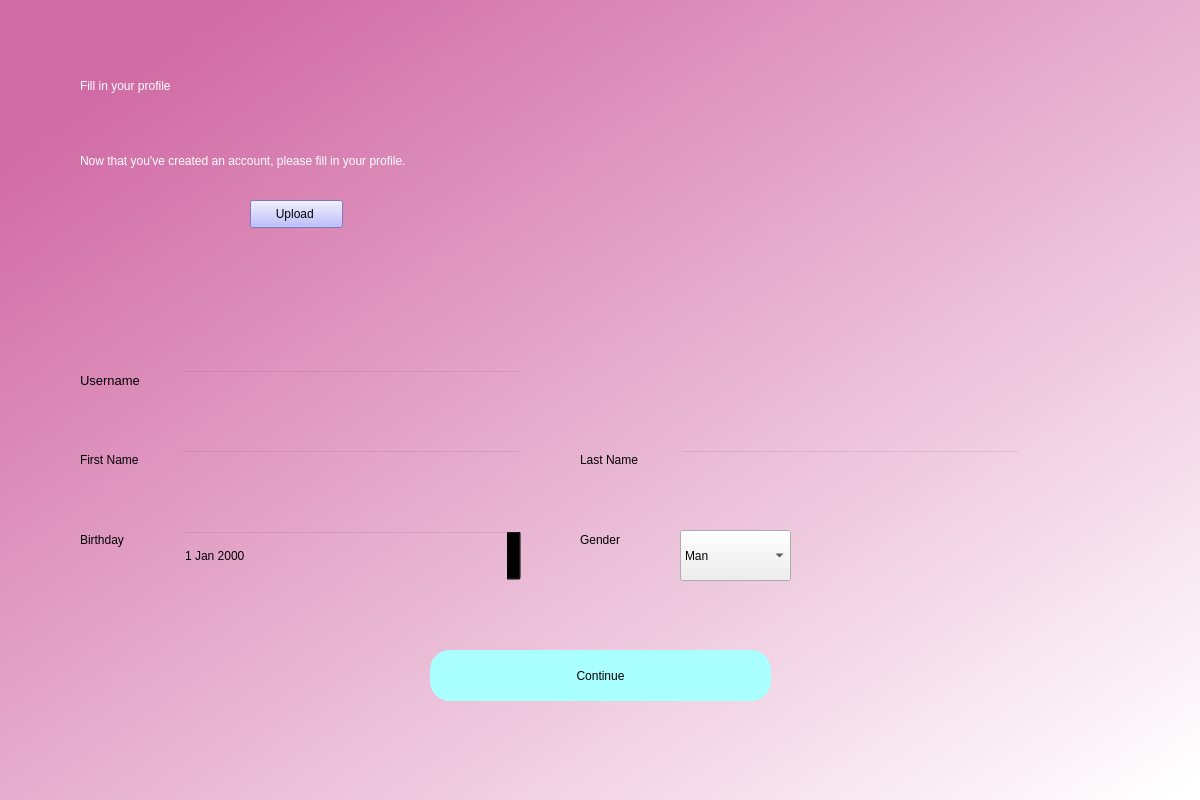
<?xml version="1.0" encoding="UTF-8"?>
<ui version="4.0">
 <class>Dialog</class>
 <widget class="QDialog" name="Dialog">
  <property name="geometry">
   <rect>
    <x>0</x>
    <y>0</y>
    <width>1200</width>
    <height>800</height>
   </rect>
  </property>
  <property name="windowTitle">
   <string>Dialog</string>
  </property>
  <widget class="QWidget" name="bgwidget" native="true">
   <property name="geometry">
    <rect>
     <x>0</x>
     <y>0</y>
     <width>1201</width>
     <height>801</height>
    </rect>
   </property>
   <property name="styleSheet">
    <string notr="true">QWidget#bgwidget{
background-color:qlineargradient(spread:pad, x1:0.091, y1:0.101636, x2:0.991379, y2:0.977, stop:0 rgba(209, 107, 165, 255), stop:1 rgba(255, 255, 255, 255));}</string>
   </property>
   <widget class="QLabel" name="label">
    <property name="geometry">
     <rect>
      <x>80</x>
      <y>50</y>
      <width>471</width>
      <height>71</height>
     </rect>
    </property>
    <property name="styleSheet">
     <string notr="true">font: 36pt &quot;MS Shell Dlg 2&quot;; color:rgb(255, 255, 255)</string>
    </property>
    <property name="text">
     <string>Fill in your profile</string>
    </property>
   </widget>
   <widget class="QLabel" name="label_2">
    <property name="geometry">
     <rect>
      <x>80</x>
      <y>140</y>
      <width>761</width>
      <height>41</height>
     </rect>
    </property>
    <property name="styleSheet">
     <string notr="true">font: 16pt &quot;MS Shell Dlg 2&quot;;color:rgb(255, 255, 255)</string>
    </property>
    <property name="text">
     <string>Now that you've created an account, please fill in your profile.</string>
    </property>
   </widget>
   <widget class="QPushButton" name="signup">
    <property name="geometry">
     <rect>
      <x>430</x>
      <y>650</y>
      <width>341</width>
      <height>51</height>
     </rect>
    </property>
    <property name="styleSheet">
     <string notr="true">border-radius:20px;
background-color: rgb(170, 255, 255);
font: 14pt &quot;MS Shell Dlg 2&quot;;</string>
    </property>
    <property name="text">
     <string>Continue</string>
    </property>
   </widget>
   <widget class="QLineEdit" name="username">
    <property name="geometry">
     <rect>
      <x>180</x>
      <y>370</y>
      <width>341</width>
      <height>51</height>
     </rect>
    </property>
    <property name="styleSheet">
     <string notr="true">background-color:rgba(0,0,0,0);
font: 12pt &quot;MS Shell Dlg 2&quot;;</string>
    </property>
   </widget>
   <widget class="QLineEdit" name="firstname">
    <property name="geometry">
     <rect>
      <x>180</x>
      <y>450</y>
      <width>341</width>
      <height>51</height>
     </rect>
    </property>
    <property name="styleSheet">
     <string notr="true">background-color:rgba(0,0,0,0);
font: 12pt &quot;MS Shell Dlg 2&quot;;</string>
    </property>
   </widget>
   <widget class="QLabel" name="label_3">
    <property name="geometry">
     <rect>
      <x>80</x>
      <y>370</y>
      <width>81</width>
      <height>20</height>
     </rect>
    </property>
    <property name="font">
     <font>
      <family>MS Shell Dlg 2</family>
      <pointsize>10</pointsize>
      <weight>50</weight>
      <italic>false</italic>
      <bold>false</bold>
     </font>
    </property>
    <property name="styleSheet">
     <string notr="true">font: 10pt &quot;MS Shell Dlg 2&quot;;</string>
    </property>
    <property name="text">
     <string>Username</string>
    </property>
   </widget>
   <widget class="QLabel" name="label_4">
    <property name="geometry">
     <rect>
      <x>80</x>
      <y>450</y>
      <width>81</width>
      <height>20</height>
     </rect>
    </property>
    <property name="styleSheet">
     <string notr="true">font: 10pt &quot;MS Shell Dlg 2&quot;;</string>
    </property>
    <property name="text">
     <string>First Name</string>
    </property>
   </widget>
   <widget class="QLabel" name="error">
    <property name="geometry">
     <rect>
      <x>440</x>
      <y>456</y>
      <width>341</width>
      <height>20</height>
     </rect>
    </property>
    <property name="styleSheet">
     <string notr="true">font: 12pt &quot;MS Shell Dlg 2&quot;; color:red;</string>
    </property>
    <property name="text">
     <string/>
    </property>
   </widget>
   <widget class="QLabel" name="label_5">
    <property name="geometry">
     <rect>
      <x>580</x>
      <y>450</y>
      <width>81</width>
      <height>20</height>
     </rect>
    </property>
    <property name="styleSheet">
     <string notr="true">font: 10pt &quot;MS Shell Dlg 2&quot;;</string>
    </property>
    <property name="text">
     <string>Last Name</string>
    </property>
   </widget>
   <widget class="QLineEdit" name="lastname">
    <property name="geometry">
     <rect>
      <x>680</x>
      <y>450</y>
      <width>341</width>
      <height>51</height>
     </rect>
    </property>
    <property name="styleSheet">
     <string notr="true">background-color:rgba(0,0,0,0);
font: 12pt &quot;MS Shell Dlg 2&quot;;</string>
    </property>
   </widget>
   <widget class="QDateEdit" name="birthday">
    <property name="geometry">
     <rect>
      <x>180</x>
      <y>530</y>
      <width>341</width>
      <height>51</height>
     </rect>
    </property>
    <property name="styleSheet">
     <string notr="true">background-color:rgba(0,0,0,0);
font: 12pt &quot;MS Shell Dlg 2&quot;;</string>
    </property>
   </widget>
   <widget class="QLabel" name="label_6">
    <property name="geometry">
     <rect>
      <x>80</x>
      <y>530</y>
      <width>81</width>
      <height>20</height>
     </rect>
    </property>
    <property name="styleSheet">
     <string notr="true">font: 10pt &quot;MS Shell Dlg 2&quot;;</string>
    </property>
    <property name="text">
     <string>Birthday</string>
    </property>
   </widget>
   <widget class="QLabel" name="image">
    <property name="geometry">
     <rect>
      <x>80</x>
      <y>190</y>
      <width>151</width>
      <height>141</height>
     </rect>
    </property>
    <property name="styleSheet">
     <string notr="true">border-radius:50%;</string>
    </property>
    <property name="text">
     <string/>
    </property>
    <property name="scaledContents">
     <bool>true</bool>
    </property>
   </widget>
   <widget class="QPushButton" name="pushButton">
    <property name="geometry">
     <rect>
      <x>250</x>
      <y>200</y>
      <width>93</width>
      <height>28</height>
     </rect>
    </property>
    <property name="styleSheet">
     <string notr="true">border-color: rgb(85, 0, 255);
background-color: rgb(170, 170, 255);</string>
    </property>
    <property name="text">
     <string>Upload </string>
    </property>
   </widget>
   <widget class="QComboBox" name="comboBox">
    <property name="geometry">
     <rect>
      <x>680</x>
      <y>530</y>
      <width>111</width>
      <height>51</height>
     </rect>
    </property>
    <property name="styleSheet">
     <string notr="true">border-color: rgb(0, 0, 127);
font: 12pt &quot;MS Shell Dlg 2&quot;;</string>
    </property>
    <item>
     <property name="text">
      <string>Man</string>
     </property>
    </item>
    <item>
     <property name="text">
      <string>Woman</string>
     </property>
    </item>
    <item>
     <property name="text">
      <string>Non-binary</string>
     </property>
    </item>
    <item>
     <property name="text">
      <string>Other</string>
     </property>
    </item>
   </widget>
   <widget class="QLabel" name="label_8">
    <property name="geometry">
     <rect>
      <x>580</x>
      <y>530</y>
      <width>81</width>
      <height>20</height>
     </rect>
    </property>
    <property name="styleSheet">
     <string notr="true">font: 10pt &quot;MS Shell Dlg 2&quot;;</string>
    </property>
    <property name="text">
     <string>Gender</string>
    </property>
   </widget>
  </widget>
 </widget>
 <resources>
  <include location="placeholder.qrc"/>
 </resources>
 <connections/>
</ui>
